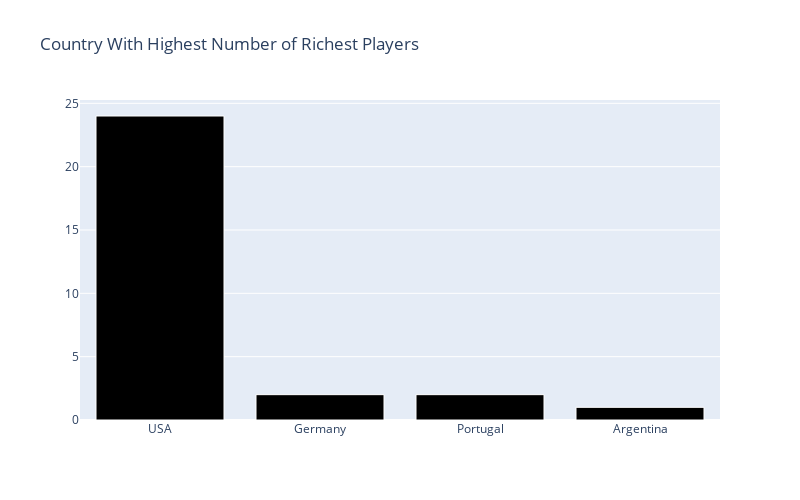

The code cell stored with this chart in its notebook:
### Markdown cell above
#  Which  country produces the maximum earners in Sports

### Code cell
top_country=Top_paid_year['Nationality'].value_counts()
trace = go.Bar(
                    x = top_country.index,
                    y = top_country,
                    orientation='v',
                    marker = dict(color='black',
                                 line=dict(color='white',width=1)),
                    )
data = [trace]
layout = go.Layout(barmode = "group",title="Country With Highest Number of Richest Players",width=800, height=500, 
                       #xaxis= dict(title='No of times ranked higest'),
                      # yaxis=dict(autorange="reversed"),
                       showlegend=False)
fig = go.Figure(data = data, layout = layout)
iplot(fig)

### Figure 1 — Plotly figure (JSON) as saved in the notebook; plotly's stock layout.template omitted (floating-point values rounded to 4 significant figures)
{"data": [{"marker": {"color": "black", "line": {"color": "white", "width": 1}}, "orientation": "v", "type": "bar", "x": ["USA", "Germany", "Portugal", "Argentina"], "y": [24, 2, 2, 1]}], "layout": {"barmode": "group", "height": 500, "showlegend": false, "title": {"text": "Country With Highest Number of Richest Players"}, "width": 800}}
